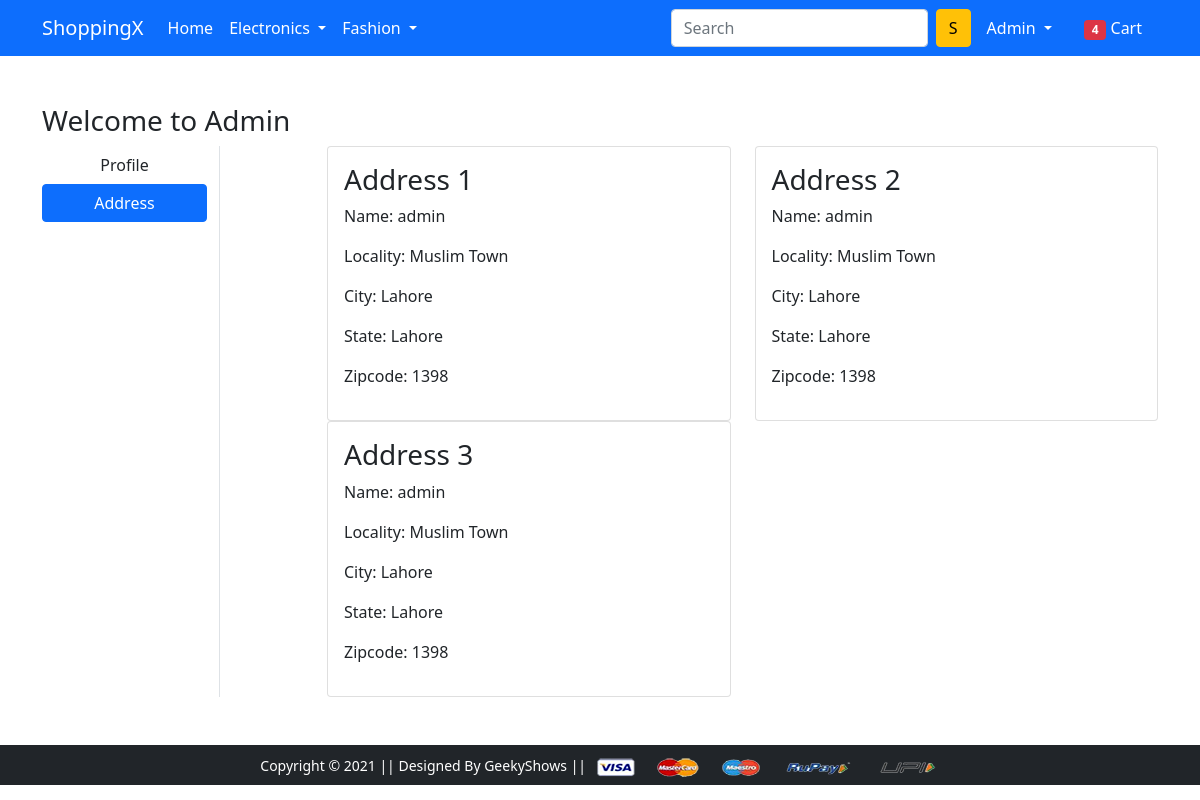
The app's page /address/ (signed in), older data.
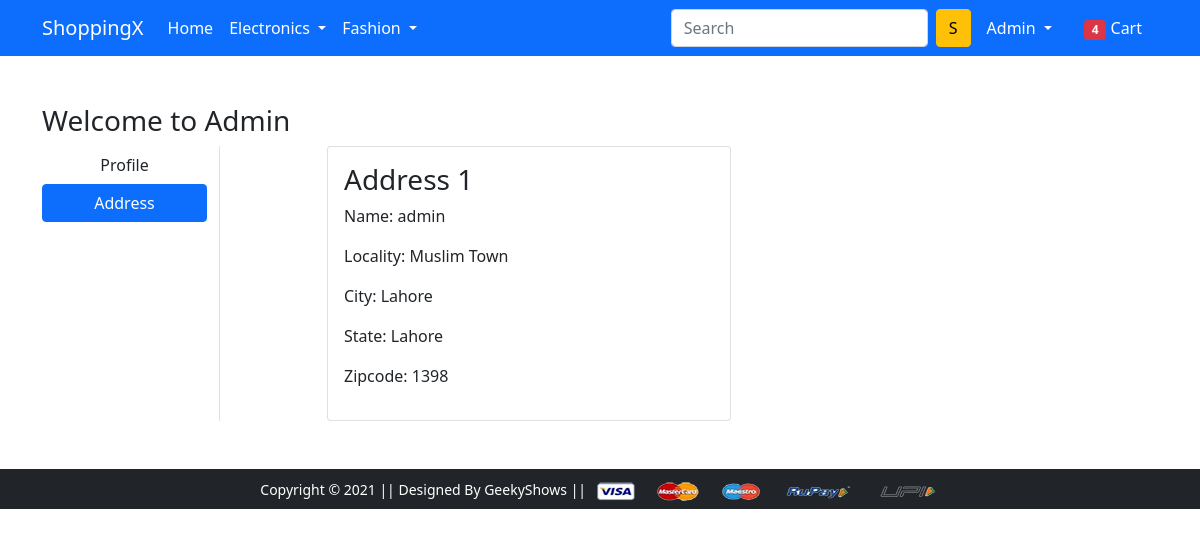
The same page, newer data.
### app/models.py (models this page shows, shortened)
class Customer(models.Model):
    user = models.ForeignKey(User, on_delete=models.CASCADE)
    name = models.CharField(max_length=80)
    locality = models.CharField(max_length=80)
    city = models.CharField(max_length=50)
    zipcode = models.IntegerField()
    state = models.CharField(choices=STATE_CHOICES, max_length=50)

### app/views.py (the view)
# urls.py: path('address/', views.address, name='address'),
def address(request):
    addre = Customer.objects.filter(user = request.user)
    return render(request, 'app/address.html', {'addre':addre, 'active':'btn-primary'})

### app/templates/app/address.html (shortened to what this page needs)
{% extends 'app/base.html' %}
{% load static %}
{% block main-content %}
<div class="container my-5">
 <div class="row">
 <h3>Welcome to <span class="text-capitalize">{{request.user}}</span></h3>
  <div class="col-sm-2 border-end">
   <ul class="list-unstyled">
    <li class="d-grid"><a href="{% url 'profile' %}" class="btn ">Profile</a></li>
    <li class="d-grid"><a href="{% url 'address' %}" class="btn {{active}}">Address</a></li>
   </ul>
  </div>
  <div class="col-sm-9 offset-sm-1">
   <div class="row">
    {% for ad in addre %}
    <div class="col-sm-6">
     <div class="card">
      <div class="card-body">
       <h3>Address {{forloop.counter}}</h3>
       <p>Name: {{ad.name}}</p>
       <p>Locality: {{ad.locality}}</p>
       <p>City: {{ad.city}}</p>
       <p>State: {{ad.state}}</p>
       <p>Zipcode: {{ad.zipcode}}</p>
      </div>
     </div>
    </div>
    {% endfor %}
   </div>
  </div>
 </div>
</div>
{% endblock main-content %}

Row changes from the older to the newer data that the page shows:
removed Customer: name "admin", locality "Muslim Town", city "Lahore", state "Lahore", zipcode "1398"
removed Customer: name "admin", locality "Muslim Town", city "Lahore", state "Lahore", zipcode "1398"
